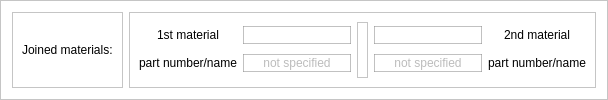
                   <widget class="QFrame" name="frame_9">
                    <property name="styleSheet">
                     <string notr="true">QFrame{
	background-color: rgb(255, 255, 255);}

QPushButton{
	font: 75 10pt &quot;Arial&quot; bold;
	color: rgb(255, 255, 255);
	border-radius: 5px;
	border: 1px solid rgb(30, 210, 80);
	background-color: rgb(30, 210, 80);
}

QLineEdit{
	background-color: (245, 245, 245);
	color: rgb(121, 121, 121);
	border: 1px solid rgba(150, 150, 150, 150);
}

</string>
                    </property>
                    <property name="frameShape">
                     <enum>QFrame::StyledPanel</enum>
                    </property>
                    <property name="frameShadow">
                     <enum>QFrame::Raised</enum>
                    </property>
                    <layout class="QHBoxLayout" name="horizontalLayout_15">
                     <item>
                      <widget class="QFrame" name="frame_11">
                       <property name="frameShape">
                        <enum>QFrame::StyledPanel</enum>
                       </property>
                       <property name="frameShadow">
                        <enum>QFrame::Raised</enum>
                       </property>
                       <layout class="QVBoxLayout" name="verticalLayout_9">
                        <item>
                         <widget class="QLabel" name="label_3">
                          <property name="styleSheet">
                           <string notr="true">font: 75 12pt &quot;Calibri&quot; bold;</string>
                          </property>
                          <property name="text">
                           <string>Joined materials:</string>
                          </property>
                         </widget>
                        </item>
                       </layout>
                      </widget>
                     </item>
                     <item>
                      <widget class="QFrame" name="materialSpecFrame">
                       <property name="frameShape">
                        <enum>QFrame::StyledPanel</enum>
                       </property>
                       <property name="frameShadow">
                        <enum>QFrame::Raised</enum>
                       </property>
                       <layout class="QHBoxLayout" name="horizontalLayout_16">
                        <item>
                         <layout class="QGridLayout" name="gridLayout_6">
                          <item row="2" column="1">
                           <widget class="CustomLineEdit" name="firstJointPartLine">
                            <property name="sizePolicy">
                             <sizepolicy hsizetype="Expanding" vsizetype="Fixed">
                              <horstretch>0</horstretch>
                              <verstretch>0</verstretch>
                             </sizepolicy>
                            </property>
                            <property name="alignment">
                             <set>Qt::AlignCenter</set>
                            </property>
                            <property name="placeholderText">
                             <string>not specified</string>
                            </property>
                            <property name="clearButtonEnabled">
                             <bool>false</bool>
                            </property>
                           </widget>
                          </item>
                          <item row="0" column="1">
                           <widget class="CustomLineEdit" name="firstMaterialLine">
                            <property name="sizePolicy">
                             <sizepolicy hsizetype="Expanding" vsizetype="Fixed">
                              <horstretch>0</horstretch>
                              <verstretch>0</verstretch>
                             </sizepolicy>
                            </property>
                            <property name="alignment">
                             <set>Qt::AlignCenter</set>
                            </property>
                            <property name="clearButtonEnabled">
                             <bool>false</bool>
                            </property>
                           </widget>
                          </item>
                          <item row="0" column="0">
                           <widget class="QLabel" name="label_13">
                            <property name="text">
                             <string>1st material</string>
                            </property>
                            <property name="alignment">
                             <set>Qt::AlignCenter</set>
                            </property>
                           </widget>
                          </item>
                          <item row="2" column="0">
                           <widget class="QLabel" name="label_14">
                            <property name="text">
                             <string>part number/name</string>
                            </property>
                            <property name="alignment">
                             <set>Qt::AlignCenter</set>
                            </property>
                           </widget>
                          </item>
                         </layout>
                        </item>
                        <item>
                         <widget class="QFrame" name="frame_10">
                          <property name="frameShape">
                           <enum>QFrame::StyledPanel</enum>
                          </property>
                          <property name="frameShadow">
                           <enum>QFrame::Raised</enum>
                          </property>
                          <layout class="QVBoxLayout" name="verticalLayout_11">
                           <property name="spacing">
                            <number>2</number>
                           </property>
                           <property name="leftMargin">
                            <number>1</number>
                           </property>
                           <property name="topMargin">
                            <number>1</number>
                           </property>
                           <property name="rightMargin">
                            <number>1</number>
                           </property>
                           <property name="bottomMargin">
                            <number>1</number>
                           </property>
                           <item>
                            <widget class="QLabel" name="upperWeldIcon">
                             <property name="text">
                              <string/>
                             </property>
                            </widget>
                           </item>
                           <item>
                            <widget class="QLabel" name="label_4">
                             <property name="text">
                              <string/>
                             </property>
                            </widget>
                           </item>
                           <item>
                            <widget class="QLabel" name="lowerWeldIcon">
                             <property name="text">
                              <string/>
                             </property>
                            </widget>
                           </item>
                          </layout>
                         </widget>
                        </item>
                        <item>
                         <layout class="QGridLayout" name="gridLayout_7">
                          <item row="1" column="0">
                           <widget class="CustomLineEdit" name="secondJointPartLine">
                            <property name="sizePolicy">
                             <sizepolicy hsizetype="Expanding" vsizetype="Fixed">
                              <horstretch>0</horstretch>
                              <verstretch>0</verstretch>
                             </sizepolicy>
                            </property>
                            <property name="alignment">
                             <set>Qt::AlignCenter</set>
                            </property>
                            <property name="placeholderText">
                             <string>not specified</string>
                            </property>
                            <property name="clearButtonEnabled">
                             <bool>false</bool>
                            </property>
                           </widget>
                          </item>
                          <item row="0" column="0">
                           <widget class="CustomLineEdit" name="secondMaterialLine">
                            <property name="sizePolicy">
                             <sizepolicy hsizetype="Expanding" vsizetype="Fixed">
                              <horstretch>0</horstretch>
                              <verstretch>0</verstretch>
                             </sizepolicy>
                            </property>
                            <property name="alignment">
                             <set>Qt::AlignCenter</set>
                            </property>
                            <property name="clearButtonEnabled">
                             <bool>false</bool>
                            </property>
                           </widget>
                          </item>
                          <item row="0" column="1">
                           <widget class="QLabel" name="label_22">
                            <property name="text">
                             <string>2nd material</string>
                            </property>
                            <property name="alignment">
                             <set>Qt::AlignCenter</set>
                            </property>
                           </widget>
                          </item>
                          <item row="1" column="1">
                           <widget class="QLabel" name="label_23">
                            <property name="text">
                             <string>part number/name</string>
                            </property>
                            <property name="alignment">
                             <set>Qt::AlignCenter</set>
                            </property>
                           </widget>
                          </item>
                         </layout>
                        </item>
                       </layout>
                      </widget>
                     </item>
                    </layout>
                   </widget>
